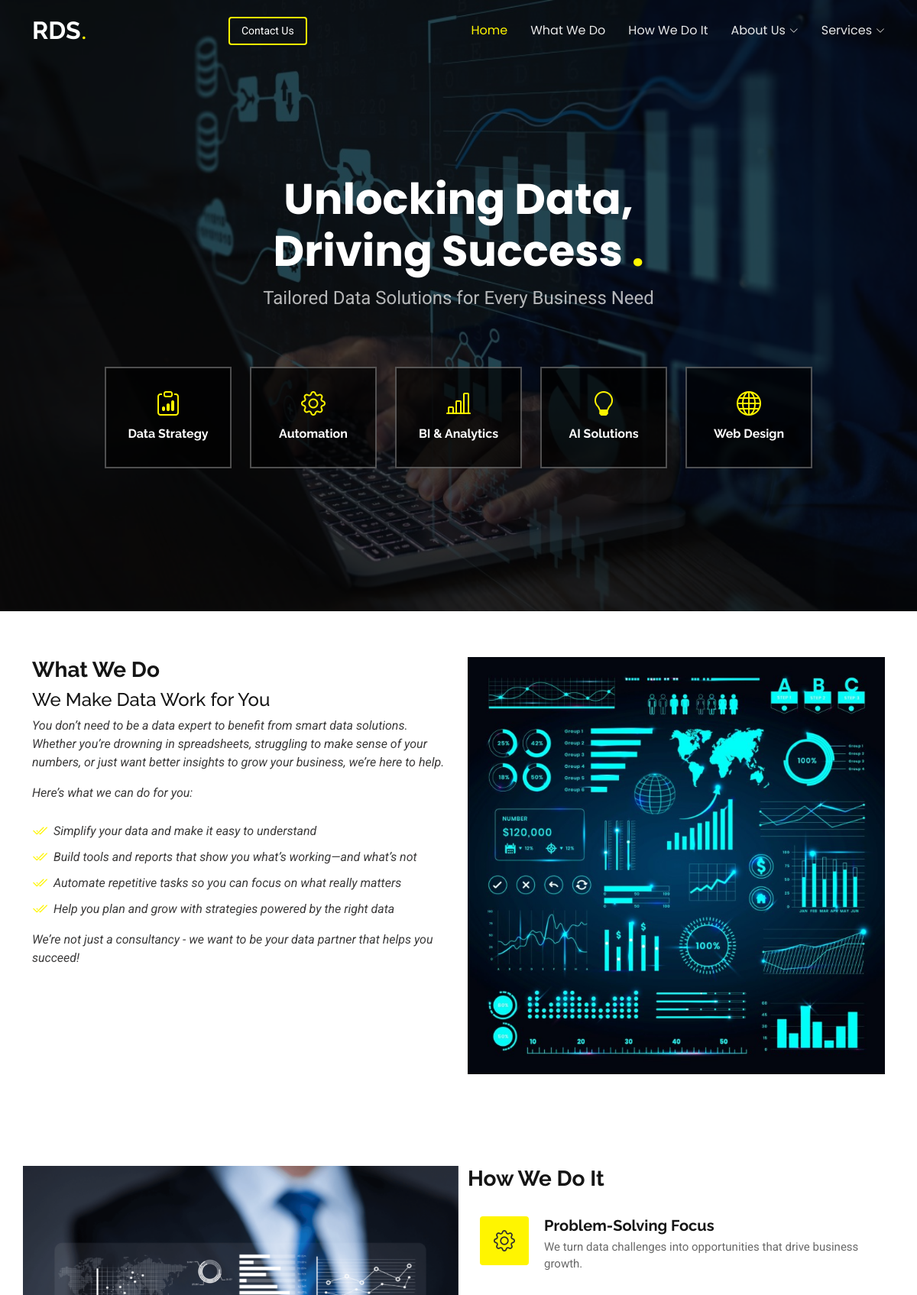
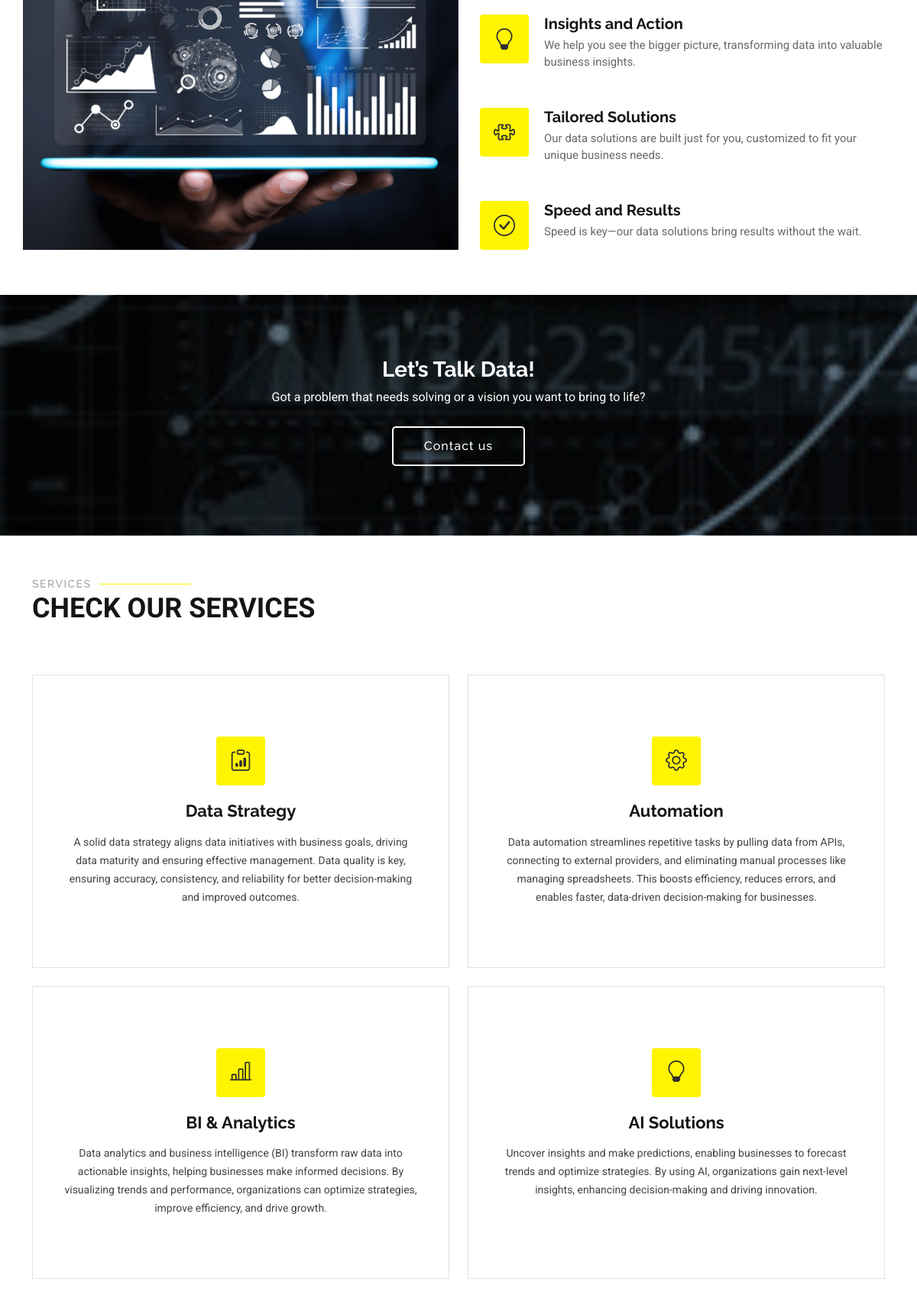
The page / (upper part) on the database its author committed (2 pictures, top to bottom).
### portfolio/models.py (models this page shows, shortened)
class DataSolutionCategory(models.Model):
	CATEGORY_CHOICES = [
		('DM', 'Data Strategy & Management'),
		('DE', 'Data Integration & Automation'),
		('DA', 'Business Insights & Analytics'),
		('DS', 'Machine Learning & AI'),
		('SP', 'Data Security & Privacy'),
		('CD', 'Cloud Data Solutions'),
		('OT', 'Other Services'),  # For any other category
		('WD', 'Web Design'),
	]
	id = models.AutoField(primary_key=True) # Auto-generated ID (hidden by default)
	code = models.CharField(max_length=2,choices=CATEGORY_CHOICES,default='OT',)
	name = models.CharField(max_length=100, blank=True, null=True)
	name_full = models.CharField(max_length=255, blank=True, null=True)
	name_alternate = models.CharField(max_length=255, blank=True, null=True)
	desc = models.TextField(blank=True, null=True)  # Optional description of the category
	desc_oneliner = models.CharField(max_length=255, blank=True, null=True)
	desc_short = models.CharField(max_length=500, blank=True, null=True)
	bg_img_path = models.CharField(max_length=255, blank=True, null=True)
	bi_icon = models.CharField(max_length=255, blank=True, null=True)
	href = models.CharField(max_length=255, blank=True, null=True)
	is_visible = models.BooleanField(default=True)
	def get_absolute_url(self):
		return reverse('service_detail', kwargs={'href': self.href})
	class Meta:
		verbose_name = "Data Solution Category"
		verbose_name_plural = "Data Solution Categories"

### portfolio/views.py (the view)
# urls.py: path('', views.home, name="home"),
def home(request):
	context = {
		'categories': categories,
		**GLOBAL_PRESETS,
	}
	return render(request, 'index.html', context)

### portfolio/context_processors.py (called while the page is built)
def newsletter_form(request):
    return {'newsletter_form': NewsletterSubscriptionForm()}

### portfolio/templates/index.html (shortened to what this page needs)
{% extends 'base.html' %}
{% load static %}
{% block content %}
{% include 'nav.html' %}
  <main class="main">
    <section id="hero" class="hero section dark-background">
      <img src="{% static 'assets/img/hero-bg.jpg' %}" alt="" data-aos="fade-in">
      <div class="container">
        <div class="row justify-content-center text-center" data-aos="fade-up" data-aos-delay="20">
          <div class="col-xl-6 col-lg-8">
            <h2>
            Unlocking Data, Driving Success
            <span>.</span></h2>
            <p>
            Tailored Data Solutions for Every Business Need
            </p>
          </div>
        </div>
        <div class="row gy-4 mt-5 justify-content-center" data-aos="fade-up" data-aos-delay="40">
          {% for cat in categories %}
          <div class="col-xl-2 col-md-4" data-aos="fade-up" data-aos-delay="60">
            <a href="{% url 'service_detail' href=cat.href %}">
              <div class="icon-box">
                <i class="bi bi-{{ cat.bi_icon }}"></i>
                <h3>{{ cat.name }}</h3>
              </div>
            </a>
          </div>
          {% endfor %}
        </div>
      </div>
    </section>
    <section id="about" class="about section">
      <div class="container" data-aos="fade-up" data-aos-delay="20">
        <div class="row gy-4">
          <div class="col-lg-6 order-1 order-lg-2">
            <img src="{% static 'assets/img/about.jpg' %}" class="img-fluid" alt="">
          </div>
          <div class="col-lg-6 order-2 order-lg-1 content">
            <h3>What We Do</h3>
            <h4>We Make Data Work for You</h4>
            <p class="fst-italic">
              You don’t need to be a data expert to benefit from smart data solutions. Whether you’re drowning in spreadsheets, struggling to make sense of your numbers, or just want better insights to grow your business, we’re here to help.
              </p>
              <p class="fst-italic">Here’s what we can do for you:</p>
              <ul class="fst-italic">
                <li><i class="bi bi-check2-all"></i> <span>Simplify your data and make it easy to understand</span></li>
                <li><i class="bi bi-check2-all"></i> <span>Build tools and reports that show you what’s working—and what’s not</span></li>
                <li><i class="bi bi-check2-all"></i> <span>Automate repetitive tasks so you can focus on what really matters</span></li>
                <li><i class="bi bi-check2-all"></i> <span>Help you plan and grow with strategies powered by the right data</span></li>
              </ul>
              <p class="fst-italic">We’re not just a consultancy - we want to be your data partner that helps you succeed!</p>
          </div>
        </div>
      </div>
    </section>
    <section id="features" class="features section">
      <div class="container">
        <div class="row gy-4">
          <div class="features-image col-lg-6" data-aos="fade-up" data-aos-delay="20"><img src="{% static 'assets/img/features-bg.jpg' %}" alt=""></div>
          <div class="col-lg-6 content">
            <div class=""><h3>How We Do It</h3></div>
            <br>
            <div class="features-item d-flex ps-0 ps-lg-3 pt-4 pt-lg-0" data-aos="fade-up" data-aos-delay="40">
              <i class="bi bi-gear flex-shrink-0"></i>
              <div>
                <h4>Problem-Solving Focus</h4>
                <p>We turn data challenges into opportunities that drive business growth.</p>
              </div>
            </div>
            <div class="features-item d-flex mt-5 ps-0 ps-lg-3" data-aos="fade-up" data-aos-delay="60">
              <i class="bi bi-lightbulb flex-shrink-0"></i>
              <div>
                <h4>Insights and Action</h4>
                <p>We help you see the bigger picture, transforming data into valuable business insights.</p>
              </div>
            </div>
            <div class="features-item d-flex mt-5 ps-0 ps-lg-3" data-aos="fade-up" data-aos-delay="80">
              <i class="bi bi-puzzle flex-shrink-0"></i>
              <div>
                <h4>Tailored Solutions</h4>
                <p>Our data solutions are built just for you, customized to fit your unique business needs.</p>
              </div>
            </div>
            <div class="features-item d-flex mt-5 ps-0 ps-lg-3" data-aos="fade-up" data-aos-delay="100">
              <i class="bi bi-check-circle flex-shrink-0"></i>
              <div>
                <h4>Speed and Results</h4>
                <p>Speed is key—our data solutions bring results without the wait.</p>
              </div>
            </div>
          </div>
        </div>
      </div>
    </section>
    <section id="call-to-action" class="call-to-action section dark-background">
      <img src="{% static 'assets/img/cta-bg.jpg' %}" alt="">
      <div class="container">
        <div class="row justify-content-center" data-aos="zoom-in" data-aos-delay="20">
          <div class="col-xl-10">
            <div class="text-center">
              <h3>Let’s Talk Data!</h3>
              <p>Got a problem that needs solving or a vision you want to bring to life? </p>
              <a class="cta-btn" href="{% url 'contact_us' %}">Contact us</a>
            </div>
          </div>
        </div>
      </div>
    </section>
    <section id="services" class="services section">
      <div class="container section-title" data-aos="fade-up">
        <h2>Services</h2>
        <p>Check our Services</p>
      </div>
      <div class="container">
        <div class="row gy-4">
          {% for cat in categories %}
          <div class="col-lg-6 col-md-6" data-aos="fade-up" data-aos-delay="20">
            <div class="service-item position-relative">
              <div class="icon">
                <i class="bi bi-{{ cat.bi_icon }}"></i>
              </div>
              <a href="{{ cat.get_absolute_url }}" class="stretched-link">
                <h3>{{ cat.name }}</h3>
              </a>
              <p>{{ cat.desc_short }}</p>
            </div>
          </div>
          {% endfor %}
        </div>
      </div>
    </section>
  </main>
{% endblock %}

### rows shown on the page
DataSolutionCategory: name "Data Strategy", desc_short "A solid data strategy aligns data initiatives with business goals, driving data maturity and ensuring effective management. Data quality is key, ensuring accuracy, consistency, and reliability for better decision-making and improved outcomes."
DataSolutionCategory: name "Automation", desc_short "Data automation streamlines repetitive tasks by pulling data from APIs, connecting to external providers, and eliminating manual processes like managing spreadsheets. This boosts efficiency, reduces errors, and enables faster, data-driven decision-making for businesses."
DataSolutionCategory: name "BI & Analytics", desc_short "Data analytics and business intelligence (BI) transform raw data into actionable insights, helping businesses make informed decisions. By visualizing trends and performance, organizations can optimize strategies, improve efficiency, and drive growth."
DataSolutionCategory: name "AI Solutions", desc_short "Uncover insights and make predictions, enabling businesses to forecast trends and optimize strategies. By using AI, organizations gain next-level insights, enhancing decision-making and driving innovation."
DataSolutionCategory: name "Web Design"

### other values the page prints
{{ name_short }} "RDS"
